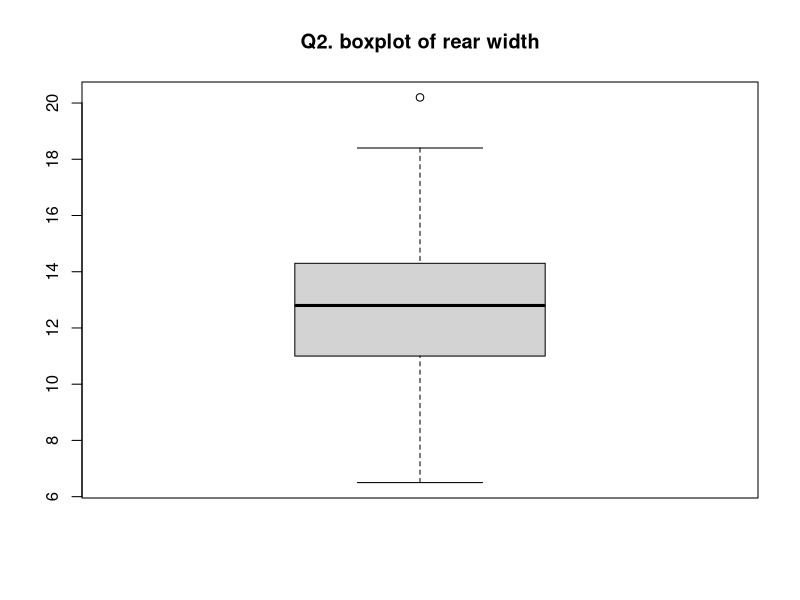
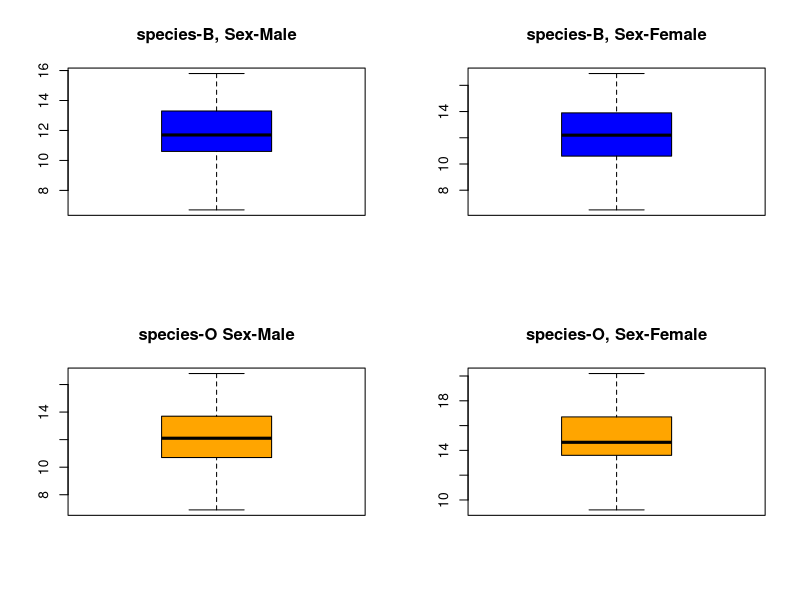

Reproduce these figures in R, in order. (Note: this script raises an error after producing the figures.)
#load the dataset
library(MASS)
crab = crabs

#1. 
#FL
mean(crab[,4])
var(crab[,4])
min(crab[,4])
max(crab[,4])
quantile(crab[,4])

#RW
mean(crab[,5])
var(crab[,5])
min(crab[,5])
max(crab[,5])
quantile(crab[,5])

#CL
mean(crab[,6])
var(crab[,6])
min(crab[,6])
max(crab[,6])
quantile(crab[,6])

#CW
mean(crab[,7])
var(crab[,7])
min(crab[,7])
max(crab[,7])
quantile(crab[,7])

#BD
mean(crab[,8])
var(crab[,8])
min(crab[,8])
max(crab[,8])
quantile(crab[,8])

#2
par(mfrow=c(1, 1))
boxplot(crab[5], main = "Q2. boxplot of rear width")

#3
par(mfrow=c(2, 2))
boxplot(crab[crab[,1]=="B" & crab[,2]=="M",5], main = "species-B, Sex-Male", col = "blue")
boxplot(crab[crab[,1]=="B" & crab[,2]=="F",5], main = "species-B, Sex-Female", col = "blue")
boxplot(crab[crab[,1]=="O" & crab[,2]=="M",5], main = "species-O Sex-Male", col = "orange")
boxplot(crab[crab[,1]=="O" & crab[,2]=="F",5], main = "species-O, Sex-Female", col = "orange")

#4
par(mfrow=c(1, 1))
hist(data[,8], freq=FALSE)
lines(density(data[,8]), main = "body depth", col="red")

#5
#check for normality
shapiro.test(crab[,6])
shapiro.test(crab[,7]) 
#do not reject normality

#check for equality of variance
var.test(crab[,6],crab[,7]) 
#do not reject equality of variance 

#pooled t-test
t.test(crab[,7],crab[,6],alternative="greater",var.equal=TRUE)

#6
#check for normality
shapiro.test(crab[,4])
shapiro.test(crab[,5]) 

cor.test(crab[,4], crab[,5], alternative="greater")

#7
#test normality
shapiro.test(crab[crab[,1]=="B",4])
shapiro.test(crab[crab[,1]=="O",4])

#test for equality of variannce
var.test(crab[crab[,1]=="B",4],crab[crab[,1]=="O",4])

#pooled t test
t.test(crab[crab[,1]=="B",4],crab[crab[,1]=="O",4],var.equal=TRUE)

#8
#check for normality
shapiro.test(crab[crab[,1]=="B",8])
shapiro.test(crab[crab[,1]=="B",8])

#check for equality of variance
leveneTest(crab[,8], crab[,1])

#anova test
len<-crab[,5]>12
anova(lm(crab[,8]~crab[,1]+len))

#9
#a
model1<-lm(crab[,6] ~ crab[,7]+ crab[,2]+crab[,7]*crab[,2])
summary(model1)

#b
#interaction on model

model2<-lm(crab[,6] ~ crab[,7]+crab[,2])
summary(model2)

#10
install.packages("avplots")
FL<- crabs[,4]
RW<- crabs[,5]
BD<- crabs[,8]
sex=crabs[,2]
CL=crabs[,6]
CW=crabs[,7]

#a)
m10f<- lm(as.numeric(sex)~ FL+RW+CL+CW+BD)
#each 0.03815mm decrease in frontal lobe size there is an effect on Sex
m10= lm(as.numeric(sex)~ 1)
step(m10, scope = list(upper=m10f, lower=~1), direction="both", trace=10)
m10final<-lm(as.numeric(sex)~ RW+CL+CW)
summary(m10final)
#b)check if all coefficients have value equal to 0
summary(m10f)
anova(m10f)
#c)
#As per their significance from the F-Test, we will keep Rear width, CL and cW in the model.
#d)
avPlots(m10f)
avPlots(m10final)



